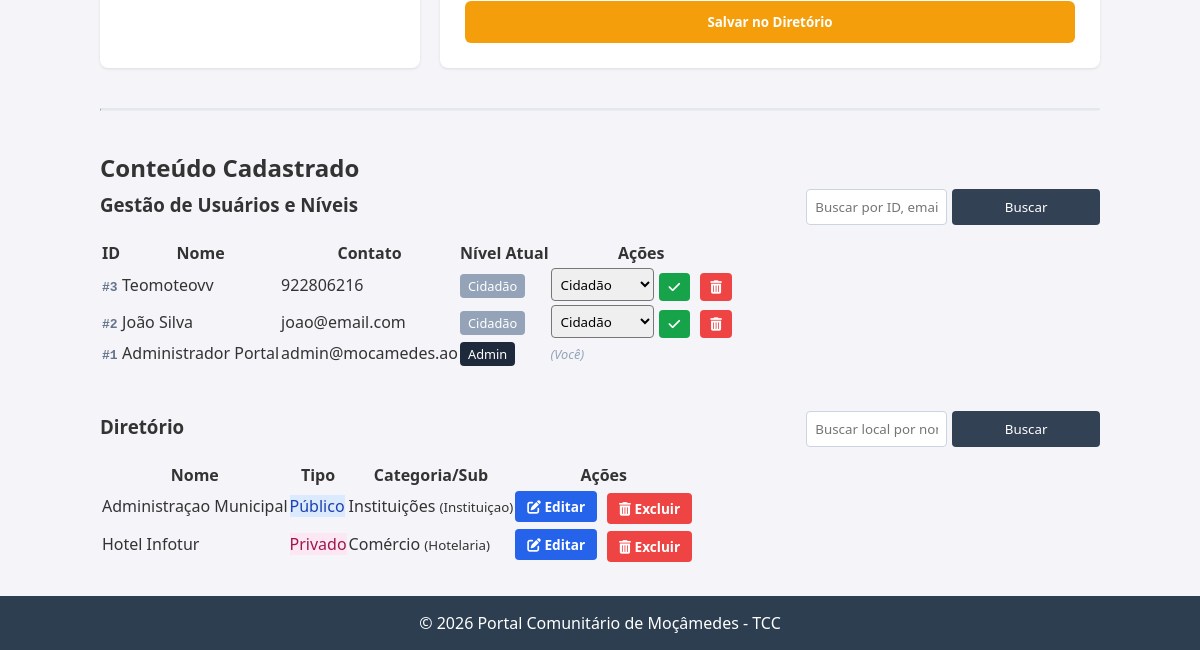
Page /admin (signed in, lower part) on the earlier database version.
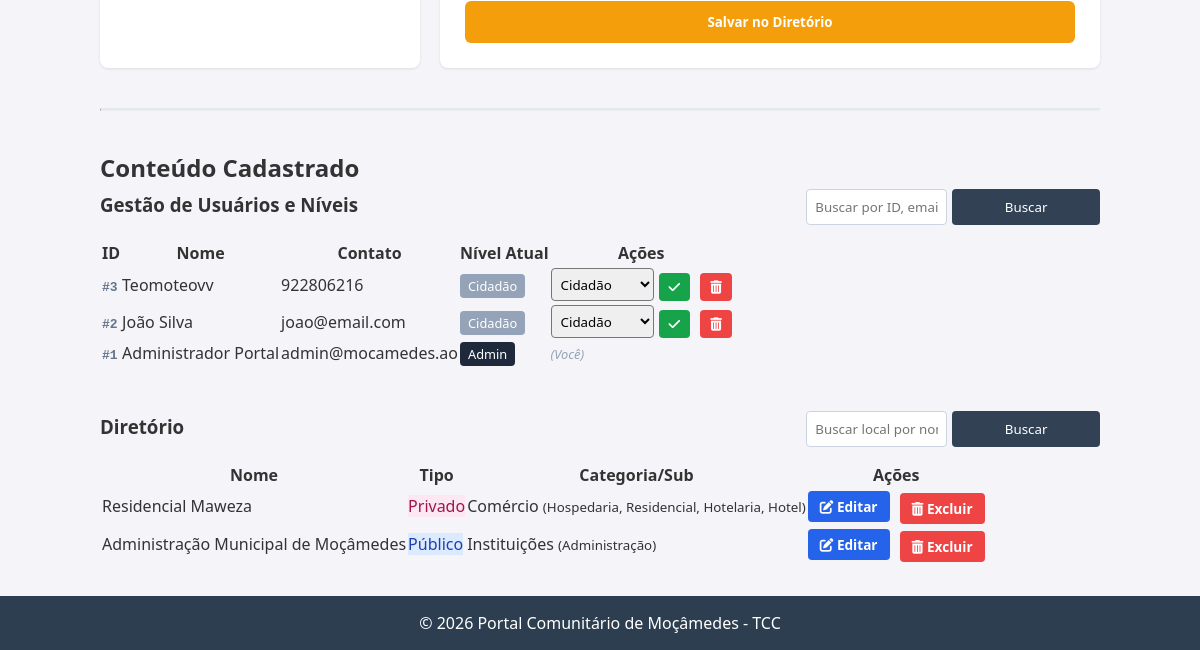
Same page on the later database version.
### tables this page shows
CREATE TABLE usuarios (
    id INTEGER PRIMARY KEY AUTOINCREMENT,
    nome TEXT NOT NULL,
    email TEXT UNIQUE,    -- Não é mais NOT NULL (pode ser vazio)
    telefone TEXT UNIQUE, -- Novo campo de login
    senha TEXT NOT NULL,
    funcao TEXT DEFAULT 'cidadao',
    foto_perfil TEXT DEFAULT 'default_profile.png',
    bio TEXT,
    data_cadastro TIMESTAMP DEFAULT CURRENT_TIMESTAMP
);

CREATE TABLE diretorio (
    id INTEGER PRIMARY KEY AUTOINCREMENT,
    nome TEXT NOT NULL,
    categoria TEXT NOT NULL,    -- Ex: Saúde, Educação, Comércio
    subcategoria TEXT,          -- Ex: Farmácia, Hotel, Escola Primária
    tipo TEXT NOT NULL,         -- 'Publico' ou 'Privado'
    endereco TEXT,
    telefone TEXT,
    horario TEXT,               -- Ex: "08:00 - 18:00"
    descricao_curta TEXT,       -- Resumo para o card
    historia_completa TEXT,     -- Texto longo para a página de detalhes
    imagem_capa TEXT DEFAULT 'default_cover.jpg',
    media_avaliacao REAL DEFAULT 0, -- Média de estrelas (será calculado na Fase 3)
    autor_id INTEGER,           -- Quem cadastrou (geralmente admin)
    data_cadastro TIMESTAMP DEFAULT CURRENT_TIMESTAMP,
    FOREIGN KEY (autor_id) REFERENCES usuarios (id)
);

### app.py (the view, shortened to what this page needs)
@app.route('/admin', methods=['GET', 'POST'])
def admin():
    if 'user_id' not in session or session.get('user_funcao') not in ['admin', 'mod']:
        flash('Acesso negado. Área restrita.')
        return redirect(url_for('login'))
    conn = get_db_connection()
    busca_user = request.args.get('q_user', '').strip()
    if busca_user:
        sql_users = 'SELECT * FROM usuarios WHERE email LIKE ? OR telefone LIKE ? OR nome LIKE ? OR CAST(id AS TEXT) = ? ORDER BY nome'
        termo_user = f'%{busca_user}%'
        params_users = [termo_user, termo_user, termo_user, busca_user]
    else:
        sql_users = 'SELECT * FROM usuarios ORDER BY id DESC LIMIT 3'
        params_users = []
    usuarios = conn.execute(sql_users, params_users).fetchall()
    busca_dir = request.args.get('q_dir', '').strip()
    if busca_dir:
        sql_dir = 'SELECT * FROM diretorio WHERE nome LIKE ? ORDER BY nome'
        termo_dir = f'%{busca_dir}%'
        params_dir = [termo_dir]
    else:
        sql_dir = 'SELECT * FROM diretorio ORDER BY id DESC LIMIT 2'
        params_dir = []
    diretorio = conn.execute(sql_dir, params_dir).fetchall()
    postagens = conn.execute('SELECT * FROM postagens ORDER BY data_criacao DESC').fetchall()
    conn.close()
    return render_template('admin.html', usuario=session.get('user_nome', ''), usuarios=usuarios, postagens=postagens, itens_diretorio=diretorio, itens=diretorio)

### app.py (called while the page is built)
def get_db_connection():
    conn = sqlite3.connect('banco.db')
    conn.row_factory = sqlite3.Row
    return conn

### templates/admin.html (shortened to what the changed rows need)
{% extends "base.html" %}
{% block content %}
<div class="admin-container">
    <div class="management-section">
        <h2>Conteúdo Cadastrado</h2>
        {% if session.get('user_funcao') == 'admin' %}
        <div class="table-container" style="margin-bottom: 40px;">
            <table class="admin-table">
                <thead>
                    <tr>
                        <th>ID</th>
                        <th>Nome</th>
                        <th>Contato</th>
                        <th>Nível Atual</th>
                        <th>Ações</th>
                    </tr>
                </thead>
                <tbody>
                    {% for u in usuarios %}
                    <tr>
                        <tr>
                        <td><span style="color: #64748b; font-weight: bold; font-family: monospace;">#{{ u.id }}</span></td>
                        <td>{{ u.nome }}</td>
                        <td>{{ u.email or u.telefone }}</td>
                        <td>
                            {% if u.funcao == 'admin' %}
                                <span style="background: #1e293b; color: white; padding: 3px 8px; border-radius: 4px; font-size: 0.8rem;">Admin</span>
                            {% elif u.funcao == 'mod' %}
                                <span style="background: #2563eb; color: white; padding: 3px 8px; border-radius: 4px; font-size: 0.8rem;">Moderador</span>
                            {% else %}
                                <span style="background: #94a3b8; color: white; padding: 3px 8px; border-radius: 4px; font-size: 0.8rem;">Cidadão</span>
                            {% endif %}
                        </td>
                        <td>
                            {% if u.id != session['user_id'] %}
                            <div style="display: flex; gap: 10px; align-items: center;">
                                <form action="/admin/promover/{{ u.id }}" method="POST" style="margin: 0; display: flex; gap: 5px;">
                                    <select name="papel" style="padding: 5px; border-radius: 4px;">
                                        <option value="cidadao" {% if u.funcao == 'cidadao' %}selected{% endif %}>Cidadão</option>
                                    </select>
                                    <button type="submit" style="background: #16a34a; color: white; border: none; padding: 5px 10px; border-radius: 4px; cursor: pointer;" title="Salvar Nível"><i class="fas fa-check"></i></button>
                                </form>
                                <form action="/admin/deletar_usuario/{{ u.id }}" method="POST" style="margin: 0;">
                                    <button type="submit" style="background: #ef4444; color: white; border: none; padding: 5px 10px; border-radius: 4px; cursor: pointer;" onclick="return confirm('ATENÇÃO! Isso apagará o usuário e todas as publicações dele. Confirmar?');" title="Excluir Usuário">
                                        <i class="fas fa-trash-alt"></i>
                                    </button>
                                </form>
                            </div>
                            {% else %}
                                <em style="color: #94a3b8; font-size: 0.8rem;">(Você)</em>
                            {% endif %}
                        </td>
                    </tr>
                    {% else %}
                    <tr><td colspan="5" style="text-align: center; color: #64748b;">Nenhum usuário encontrado na busca.</td></tr>
                    {% endfor %}
                </tbody>
            </table>
        </div>
        {% endif %}
        <div class="table-container">
            <table class="admin-table">
                <thead>
                    <tr>
                        <th>Nome</th>
                        <th>Tipo</th>
                        <th>Categoria/Sub</th>
                        <th>Ações</th>
                    </tr>
                </thead>
                <tbody>
                    {% for item in itens_diretorio %}
                    <tr>
                        <td>{{ item.nome }}</td>
                        <td>
                            {% if item.tipo == 'Publico' %}
                                <span class="badge" style="background:#dbeafe; color:#1e40af;">Público</span>
                            {% else %}
                                <span class="badge" style="background:#fce7f3; color:#9d174d;">Privado</span>
                            {% endif %}
                        </td>
                        <td>{{ item.categoria }} <small>({{ item.subcategoria }})</small></td>
                        <td style="display: flex; gap: 10px; align-items: center;">
                            <a href="/admin/editar_diretorio/{{ item.id }}" style="background: #2563eb; color: white; padding: 6px 12px; border-radius: 4px; text-decoration: none; font-size: 0.85rem; font-weight: bold;">
                                <i class="fas fa-edit"></i> Editar
                            </a>
                            {% if session.get('user_funcao') == 'admin' %}
                            <form action="/admin/deletar_diretorio/{{ item.id }}" method="POST" style="margin: 0;">
                                <button type="submit" style="background: #ef4444; color: white; padding: 6px 12px; border: none; border-radius: 4px; cursor: pointer; font-size: 0.85rem; font-weight: bold;" onclick="return confirm('CUIDADO! Tem certeza que deseja apagar este local definitivamente?');">
                                    <i class="fas fa-trash-alt"></i> Excluir
                                </button>
                            </form>
                            {% endif %}
                        </td>
                    {% else %}
                    <tr>
                        <td colspan="5" style="text-align: center; color: #64748b; padding: 15px;">Nenhum local encontrado na busca.</td>
                    </tr>
                    {% endfor %}
                </tbody>
            </table>
        </div>
    </div>
</div>
{% endblock %}

Differences in the rows shown:
removed diretorio: nome "Administraçao Municipal", tipo "Público", categoria "Instituições", subcategoria "Instituiçao"
removed diretorio: nome "Hotel Infotur", tipo "Privado", categoria "Comércio", subcategoria "Hotelaria"
added diretorio: nome "Residencial Maweza", tipo "Privado", categoria "Comércio", subcategoria "Hospedaria, Residencial, Hotelaria, Hotel"
added diretorio: nome "Administração Municipal de Moçâmedes", tipo "Público", categoria "Instituições", subcategoria "Administração"
